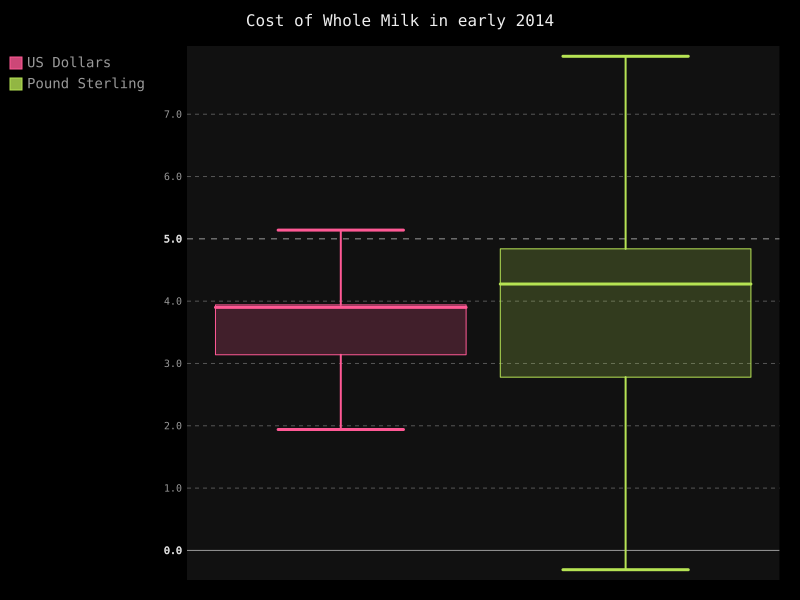

Write the Python code that produced this figure.
import pygal

box_plot = pygal.Box()
box_plot.title = 'Cost of Whole Milk in early 2014'
box_plot.add('US Dollars', [2.08, 3.14, 3.89, 3.91, 3.94, 3.98])
box_plot.add('Pound Sterling', [2.78, 3.84, 1.69, 4.71, 4.84, 4.92])


box_plot.render_to_file('box_plot.svg')
